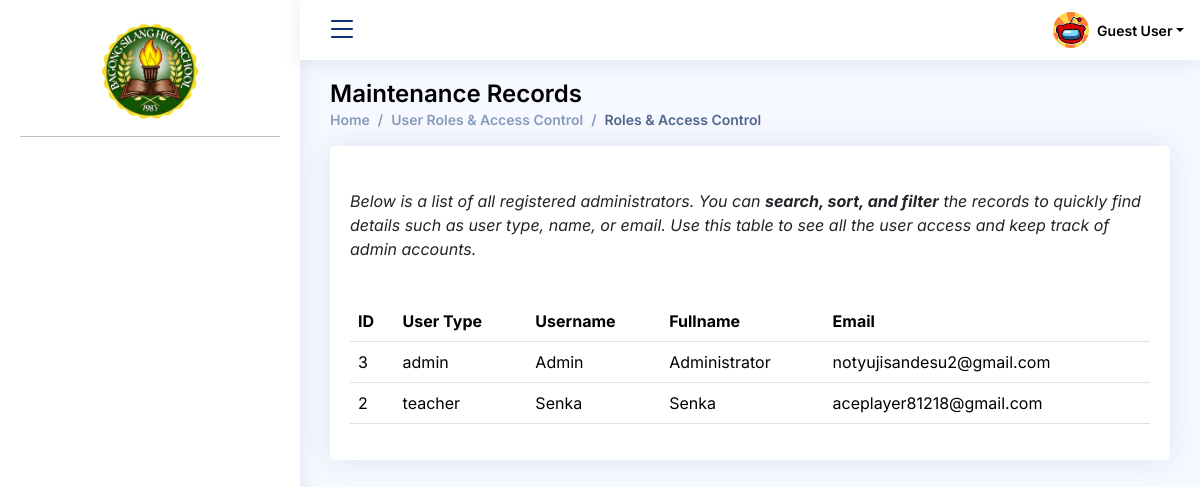
The page /User_Admin/users/users.php on the database as committed earlier.
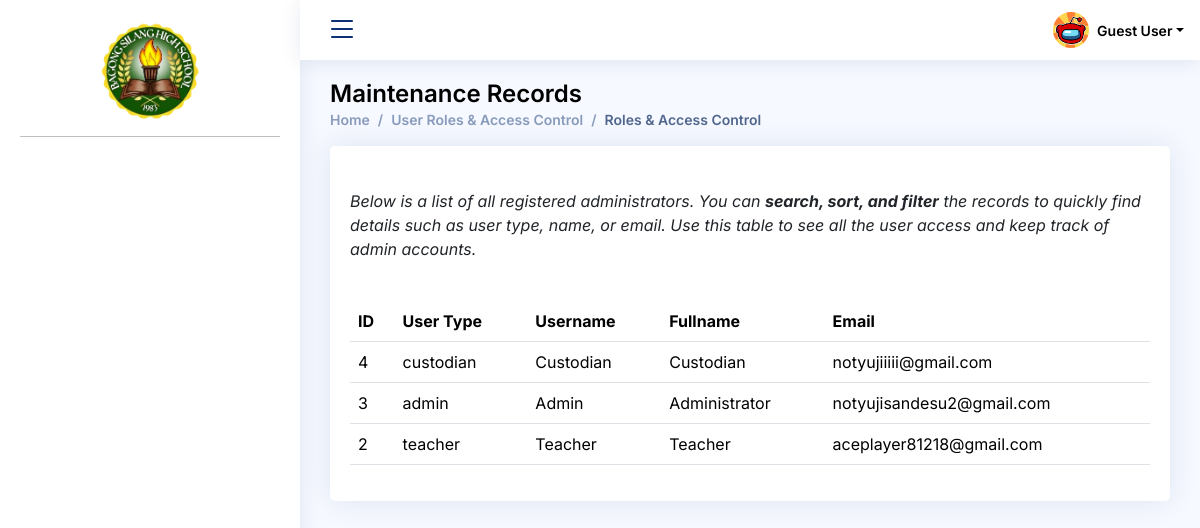
The same page on the database as committed later.
### tables this page shows
CREATE TABLE `bcp_sms4_admins` (
  `id` int(11) NOT NULL,
  `user_type` enum('admin','teacher','custodian') NOT NULL,
  `username` varchar(255) NOT NULL,
  `fullname` varchar(255) NOT NULL,
  `password` varchar(255) NOT NULL,
  `email` varchar(255) NOT NULL
);

### User_Admin/users/users.php (the view, shortened to what this page needs)
<!DOCTYPE html>
<html lang="en">
<head>
  <link href="../../assets/vendor/bootstrap/css/bootstrap.min.css" rel="stylesheet">
  <link href="../../assets/vendor/bootstrap-icons/bootstrap-icons.css" rel="stylesheet">
  <link href="../../assets/vendor/boxicons/css/boxicons.min.css" rel="stylesheet">
  <link href="../../assets/vendor/quill/quill.snow.css" rel="stylesheet">
  <link href="../../assets/vendor/quill/quill.bubble.css" rel="stylesheet">
  <link href="../../assets/vendor/remixicon/remixicon.css" rel="stylesheet">
  <link href="../../assets/vendor/simple-datatables/style.css" rel="stylesheet">
  <link href="../../assets/css/style.css" rel="stylesheet">
</head>
<body>
  <?php
    include '../../components/nav-bar.php'
  ?>
  <main id="main" class="main">
    <div class="pagetitle">
      <h1>Maintenance Records</h1>
      <nav>
        <ol class="breadcrumb">
          <li class="breadcrumb-item"><a href="<?=BASE_URL?>User_Admin/dashboard.php">Home</a></li>
          <li class="breadcrumb-item"><a href="<?=BASE_URL?>User_Admin/users/users.php">User Roles & Access Control</a></li>
          <li class="breadcrumb-item active">Roles & Access Control</li>
        </ol>
      </nav>
    </div>
    <?php
    $host = 'localhost';
    $dbname = 'bcp_sms4_pcm';
    $username = 'root';
    $password = '';
    try {
        $pdo = new PDO("mysql:host=$host;dbname=$dbname", $username, $password);
        $pdo->setAttribute(PDO::ATTR_ERRMODE, PDO::ERRMODE_EXCEPTION);
        $stmt = $pdo->query("SELECT id, user_type, username, fullname, email FROM bcp_sms4_admins ORDER BY id DESC");
        $schedules = $stmt->fetchAll(PDO::FETCH_ASSOC);
    } catch(PDOException $e) {
        echo "Connection failed: " . $e->getMessage();
        $schedules = [];
    }
    ?>
    <section class="section">
        <div class="row">
            <div class="col-lg-12">
                <div class="card">
                    <div class="card-body">
                        <h5 class="card-title"></h5>
                        <p>
                            <em>Below is a list of all registered administrators.
                            You can <b>search, sort, and filter</b> the records to quickly find details
                            such as user type, name, or email.
                            Use this table to see all the user access and keep track of admin accounts.</em>
                        </p>
                        <br>
                        <table class="table datatable">
                            <thead>
                                <tr>
                                    <th>ID</th>
                                    <th>User Type</th>
                                    <th>Username</th>
                                    <th>Fullname</th>
                                    <th>Email</th>
                                </tr>
                            </thead>
                            <tbody>
                                <?php foreach ($schedules as $schedule): ?>
                                <tr>
                                    <td><?php echo htmlspecialchars($schedule['id']); ?></td>
                                    <td><?php echo htmlspecialchars($schedule['user_type']); ?></td>
                                    <td><?php echo htmlspecialchars($schedule['username']); ?></td>
                                    <td><?php echo htmlspecialchars($schedule['fullname']); ?></td>
                                    <td><?php echo htmlspecialchars($schedule['email']); ?></td>
                                </tr>
                                <?php endforeach; ?>
                            </tbody>
                        </table>
                    </div>
                </div>
            </div>
        </div>
    </section>
  </main>
  </body>
</html>

Rows that differ between the two databases and show on the page:
added bcp_sms4_admins: id "4", user_type "custodian", username "Custodian", fullname "Custodian", email "notyujiiiii@gmail.com"
changed bcp_sms4_admins "teacher": username "Senka" → "Teacher"; fullname "Senka" → "Teacher"
